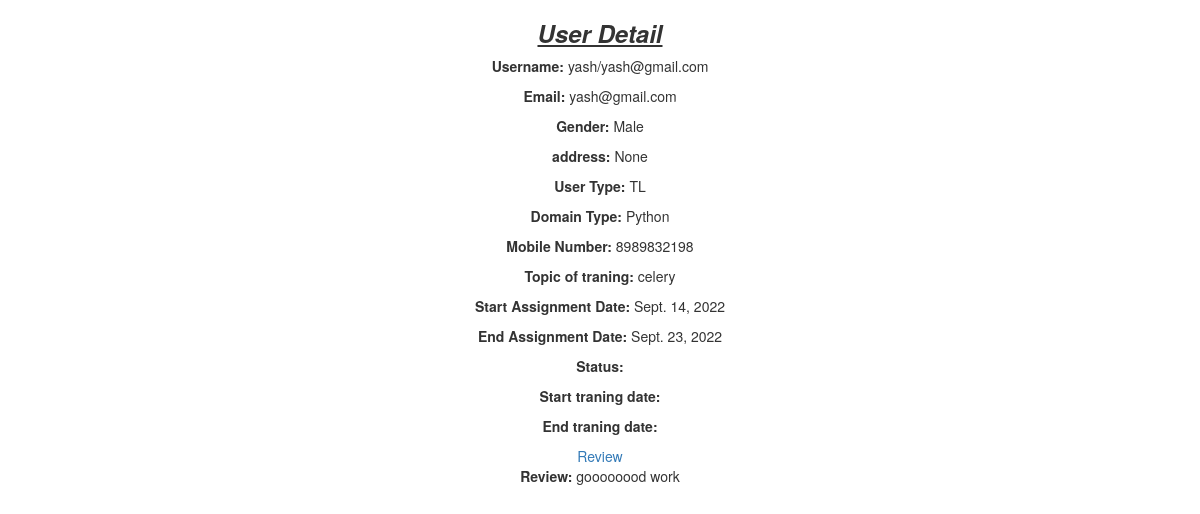
The page /detail/2/ on the database its author committed.
### core/models.py (models this page shows, shortened)
class User(AbstractUser):
    mobile_number = models.CharField(
        max_length=40, unique=True, blank=False, null=False, db_index=True
    )
    address = models.CharField(max_length=255, blank=True, null=True)
    field_type = models.CharField(choices=STATE_CHOICE, max_length=50)
    User_type = models.CharField(choices=STATE_CHOICE2, max_length=50)
    assigned_client = models.CharField(max_length=100)
    DOB = models.DateField(null=True,blank=True)
    gender = models.CharField(choices=STATE_CHOICE1, max_length=50)
    def __str__(self):
        return f"{self.first_name}/{self.email}"

class Assignment(models.Model):
    Start_traning_date = models.DateField(auto_now=False, auto_now_add=False)
    End_traning_date = models.DateField(auto_now=False, auto_now_add=False)
    Topic_of_assignment = models.CharField(max_length=50)
    user = models.ForeignKey(User,on_delete=models.CASCADE)

class Review(models.Model):
    review = models.TextField(max_length=100)
    user = models.ForeignKey(User,on_delete=models.CASCADE)

### core/views.py (the view)
# urls.py: path('detail/<int:pk>/',UserDetailView.as_view(),name='user-detail'),
class UserDetailView(View):
    def get(self,request,*args,**kwargs):
        if request.method == "GET":
            user_id=kwargs.get('pk')
            user = User.objects.filter(pk=user_id).last()
            assignment= Assignment.objects.filter(user_id=user_id).last()
            traning = Traning.objects.filter(user_id=user_id).last()
            review = Review.objects.filter(user_id=user_id).last()
            return render(request, 'core/user_detail_page.html', {'user':user,'assignment':assignment,'traning':traning,'review':review})

### core/templates/core/user_detail_page.html
{% extends 'core/base.html' %}
{%load static %}
{% block content %}
<body>
	<center>
<h3><b><i><u>User Detail</u></i></b></h3>
<p><b>Username:</b> {{user}}</p>
<p><b>Email: </b>{{user.email}}</p>
<p><b>Gender:</b> {{user.gender}}</p>
<p><b>address: </b>{{user.address}}</p>
<p><b>User Type: </b> {{user.User_type}}</p>
<p><b>Domain Type:</b> {{user.field_type}}</p>
<p><b>Mobile Number: </b>{{user.mobile_number}}</p>
<p><b>Topic of traning: </b> {{assignment.Topic_of_assignment}}</p>
<p><b>Start Assignment Date:</b> {{assignment.Start_traning_date}}</p>
<p><b>End Assignment Date:</b> {{assignment.End_traning_date}}</p>
<p><b>Status: </b>{{traning.status}}</p>
<p><b>Start traning date: </b> {{traning.Start_traning_date}}</p>
<p><b>End traning date:</b> {{traning.End_traning_date}}</p>
<a href="{% url 'core:review' %}">Review</a>
<p><b>Review: </b>{{review.review}}</p>
</center>
</body>
{% endblock %}

### rows shown on the page
User: first_name+email "yash/yash@gmail.com", email "yash@gmail.com", gender "Male", address "None", User_type "TL", field_type "Python", mobile_number "8989832198"
Assignment: Topic_of_assignment "celery", Start_traning_date "Sept. 14, 2022", End_traning_date "Sept. 23, 2022"
Review: review "goooooood work"
